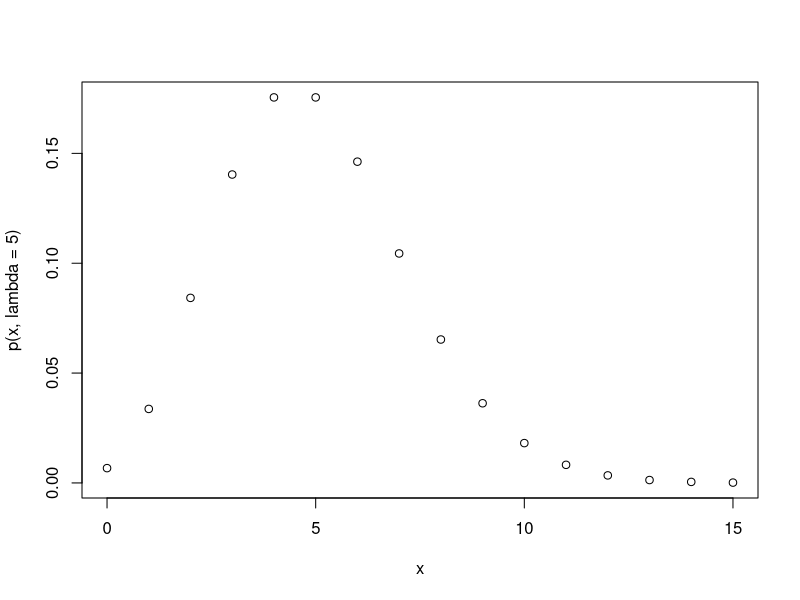
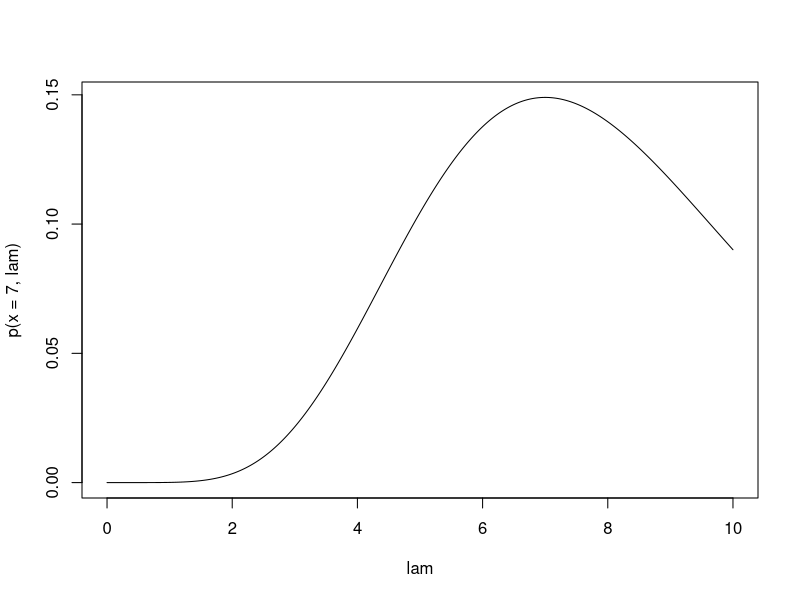

The R script that drew these images, in order:
p <- function(x,lambda=2){
  # x must be a whole number
  (lambda^x/factorial(x))*exp(-lambda)
}

p(1)
p(1,lambda = 2)
p(1,lambda = 1)
p(1,1)
p(0,lambda = 1)


## P(Y>1)
p(2,1)+p(3,1)+p(4,1)+p(5,1)+p(6,1)+p(7,1)+p(8,1)+p(9,1)+p(10,1)+p(11,1)
p(seq(2,20),lambda = 1)
sum(p(seq(2,1000),lambda = 1))

sum(p(seq(0,1000),lambda = 1))

1-p(0,1)-p(1,1)

#P(Y>=6)
1-sum(p(seq(0,5),1))


# The probability of less than 8 Florida tropical storms this year using lambda = 3
p(seq(0,7),3)
sum(p(seq(0,7),3))
# The probability of less than 8 Florida tropical storms this year using lambda = 6
sum(p(seq(0,7),6))
# The probability of at least 8 Florida tropical storms this year using lambda = 6
1-sum(p(seq(0,7),6))
sum(p(seq(8,100),6))
# The probability of more than 12 Florida tropical storms this year using lambda = 5
sum(p(seq(13,1000),5)) ##UHOH.  NaN is definitely NOT correct.
sum(p(seq(13,100),5))
1-sum(p(seq(0,12),5))


###Stuff well discuss soon. 
# Fix lambda, change x. Create a plot.
x <- seq(0,15,1)
plot(x,p(x,lambda = 5))

# Fix x, change lambda. Create a plot.
lam <- seq(0,10,0.01)
plot(lam,p(x = 7,lam), type = "l")





p.3v1 <- function(x,lambda=2){
  # each element of x must be a whole number
  prod((lambda^x/factorial(x))*exp(-lambda))
}

p.3v2 <- function(x1,x2,x3,lambda=2){
  # x1, x2, and x3 must be whole numbers
  (lambda^(x1+x2+x3)/(factorial(x1)*factorial(x2)*factorial(x3)))*exp(-3*lambda)
}


#The probability of 4 Florida tropical storms this year, 4 Florida tropical storms next year, and 8 Florida tropical storms the year after (using $\lambda = 2$ as assumed).
p.3v1(c(4,4,8))


#The probability of 4 Florida tropical storms this year, 4 Florida tropical storms next year, and 8 Florida tropical storms the year after, assuming the parameter $\lambda = 5$.
p.3v1(c(4,4,8),5)

#Repeat the above, but with lambda = 1, and then with lambda = 10
p.3v1(c(4,4,8),1)
p.3v1(c(4,4,8),10)

p.3v1(c(4,4,8),4)
p.3v1(c(4,4,8),5)
p.3v1(c(4,4,8),6)
p.3v1(c(4,4,8),5.5)
p.3v1(c(4,4,8),5.3333333)

